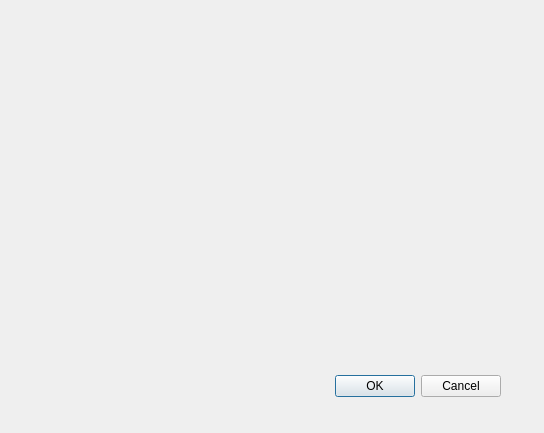
<?xml version="1.0" encoding="UTF-8"?>
<ui version="4.0">
 <class>Dialog</class>
 <widget class="QDialog" name="Dialog">
  <property name="geometry">
   <rect>
    <x>0</x>
    <y>0</y>
    <width>544</width>
    <height>433</height>
   </rect>
  </property>
  <property name="windowTitle">
   <string>Dialog</string>
  </property>
  <widget class="QDialogButtonBox" name="buttonBox">
   <property name="geometry">
    <rect>
     <x>160</x>
     <y>370</y>
     <width>341</width>
     <height>32</height>
    </rect>
   </property>
   <property name="orientation">
    <enum>Qt::Horizontal</enum>
   </property>
   <property name="standardButtons">
    <set>QDialogButtonBox::Cancel|QDialogButtonBox::Ok</set>
   </property>
  </widget>
  <widget class="QWidget" name="widget" native="true">
   <property name="geometry">
    <rect>
     <x>30</x>
     <y>20</y>
     <width>491</width>
     <height>321</height>
    </rect>
   </property>
  </widget>
 </widget>
 <resources/>
 <connections>
  <connection>
   <sender>buttonBox</sender>
   <signal>accepted()</signal>
   <receiver>Dialog</receiver>
   <slot>accept()</slot>
   <hints>
    <hint type="sourcelabel">
     <x>248</x>
     <y>254</y>
    </hint>
    <hint type="destinationlabel">
     <x>157</x>
     <y>274</y>
    </hint>
   </hints>
  </connection>
  <connection>
   <sender>buttonBox</sender>
   <signal>rejected()</signal>
   <receiver>Dialog</receiver>
   <slot>reject()</slot>
   <hints>
    <hint type="sourcelabel">
     <x>316</x>
     <y>260</y>
    </hint>
    <hint type="destinationlabel">
     <x>286</x>
     <y>274</y>
    </hint>
   </hints>
  </connection>
 </connections>
</ui>
